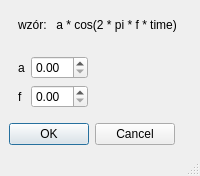
<?xml version="1.0" encoding="UTF-8"?>
<ui version="4.0">
 <class>MainWindow</class>
 <widget class="QMainWindow" name="MainWindow">
  <property name="geometry">
   <rect>
    <x>0</x>
    <y>0</y>
    <width>269</width>
    <height>0</height>
   </rect>
  </property>
  <property name="windowTitle">
   <string>MainWindow</string>
  </property>
  <widget class="QWidget" name="centralwidget">
   <layout class="QFormLayout" name="formLayout_3">
    <item row="0" column="0">
     <widget class="QWidget" name="widget" native="true">
      <layout class="QFormLayout" name="formLayout_2">
       <item row="0" column="0">
        <widget class="QLabel" name="label_4">
         <property name="text">
          <string>wzór:</string>
         </property>
        </widget>
       </item>
       <item row="0" column="1">
        <widget class="QLabel" name="label">
         <property name="text">
          <string> a * cos(2 * pi * f * time)</string>
         </property>
        </widget>
       </item>
      </layout>
     </widget>
    </item>
    <item row="1" column="0">
     <widget class="QWidget" name="widget_2" native="true">
      <layout class="QFormLayout" name="formLayout">
       <item row="0" column="0">
        <widget class="QLabel" name="label_2">
         <property name="text">
          <string>a</string>
         </property>
        </widget>
       </item>
       <item row="1" column="0">
        <widget class="QLabel" name="label_3">
         <property name="text">
          <string>f</string>
         </property>
        </widget>
       </item>
       <item row="1" column="1">
        <widget class="QDoubleSpinBox" name="doubleSpinBox_2"/>
       </item>
       <item row="0" column="1">
        <widget class="QDoubleSpinBox" name="doubleSpinBox"/>
       </item>
      </layout>
     </widget>
    </item>
    <item row="2" column="0">
     <widget class="QDialogButtonBox" name="button_dialog">
      <property name="standardButtons">
       <set>QDialogButtonBox::Cancel|QDialogButtonBox::Ok</set>
      </property>
     </widget>
    </item>
   </layout>
  </widget>
  <widget class="QStatusBar" name="statusbar"/>
 </widget>
 <resources/>
 <connections/>
</ui>
